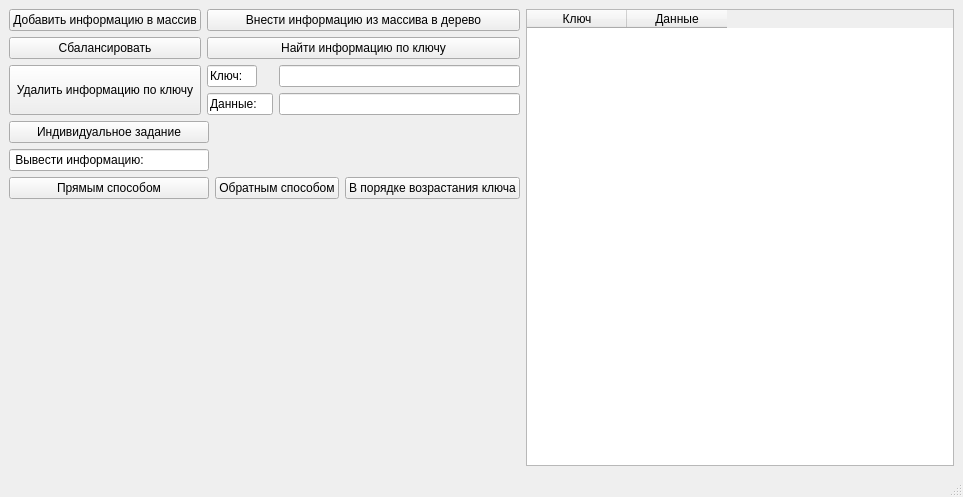
<?xml version="1.0" encoding="UTF-8"?>
<ui version="4.0">
 <class>MainWindow</class>
 <widget class="QMainWindow" name="MainWindow">
  <property name="geometry">
   <rect>
    <x>0</x>
    <y>0</y>
    <width>963</width>
    <height>497</height>
   </rect>
  </property>
  <property name="windowTitle">
   <string>MainWindow</string>
  </property>
  <widget class="QWidget" name="centralwidget">
   <layout class="QHBoxLayout" name="horizontalLayout">
    <item>
     <layout class="QVBoxLayout" name="verticalLayout_2">
      <item>
       <layout class="QVBoxLayout" name="verticalLayout">
        <item>
         <layout class="QGridLayout" name="gridLayout_2">
          <item row="0" column="0">
           <widget class="QPushButton" name="addInfoButton">
            <property name="text">
             <string>Добавить информацию в массив</string>
            </property>
           </widget>
          </item>
          <item row="1" column="1">
           <widget class="QPushButton" name="searchButton">
            <property name="text">
             <string>Найти информацию по ключу</string>
            </property>
           </widget>
          </item>
          <item row="2" column="0">
           <widget class="QPushButton" name="deleteButton">
            <property name="sizePolicy">
             <sizepolicy hsizetype="Minimum" vsizetype="Minimum">
              <horstretch>0</horstretch>
              <verstretch>0</verstretch>
             </sizepolicy>
            </property>
            <property name="text">
             <string>Удалить информацию по ключу</string>
            </property>
           </widget>
          </item>
          <item row="1" column="0">
           <widget class="QPushButton" name="balanceButton">
            <property name="text">
             <string>Сбалансировать</string>
            </property>
           </widget>
          </item>
          <item row="0" column="1">
           <widget class="QPushButton" name="addToTreeButton">
            <property name="text">
             <string>Внести информацию из массива в дерево</string>
            </property>
           </widget>
          </item>
          <item row="2" column="1">
           <layout class="QGridLayout" name="gridLayout">
            <item row="0" column="0">
             <widget class="QLineEdit" name="lineEdit_2">
              <property name="sizePolicy">
               <sizepolicy hsizetype="Expanding" vsizetype="Fixed">
                <horstretch>0</horstretch>
                <verstretch>0</verstretch>
               </sizepolicy>
              </property>
              <property name="minimumSize">
               <size>
                <width>50</width>
                <height>0</height>
               </size>
              </property>
              <property name="maximumSize">
               <size>
                <width>50</width>
                <height>16777215</height>
               </size>
              </property>
              <property name="text">
               <string>Ключ:</string>
              </property>
              <property name="readOnly">
               <bool>true</bool>
              </property>
             </widget>
            </item>
            <item row="0" column="1">
             <widget class="QLineEdit" name="keyLine">
              <property name="inputMask">
               <string>99999</string>
              </property>
              <property name="text">
               <string/>
              </property>
             </widget>
            </item>
            <item row="1" column="0">
             <widget class="QLineEdit" name="lineEdit_3">
              <property name="minimumSize">
               <size>
                <width>66</width>
                <height>0</height>
               </size>
              </property>
              <property name="maximumSize">
               <size>
                <width>66</width>
                <height>16777215</height>
               </size>
              </property>
              <property name="text">
               <string>Данные:</string>
              </property>
             </widget>
            </item>
            <item row="1" column="1">
             <widget class="QLineEdit" name="dataLine"/>
            </item>
           </layout>
          </item>
         </layout>
        </item>
        <item>
         <layout class="QGridLayout" name="gridLayout_3">
          <item row="2" column="2">
           <widget class="QPushButton" name="keyBypassButton">
            <property name="text">
             <string>В порядке возрастания ключа</string>
            </property>
           </widget>
          </item>
          <item row="2" column="1">
           <widget class="QPushButton" name="reverseBypassButton">
            <property name="text">
             <string>Обратным способом</string>
            </property>
           </widget>
          </item>
          <item row="2" column="0">
           <widget class="QPushButton" name="forwardBypassButton">
            <property name="text">
             <string>Прямым способом</string>
            </property>
           </widget>
          </item>
          <item row="1" column="0">
           <widget class="QLineEdit" name="lineEdit_5">
            <property name="minimumSize">
             <size>
              <width>200</width>
              <height>0</height>
             </size>
            </property>
            <property name="maximumSize">
             <size>
              <width>200</width>
              <height>16777215</height>
             </size>
            </property>
            <property name="text">
             <string> Вывести информацию:</string>
            </property>
            <property name="readOnly">
             <bool>true</bool>
            </property>
           </widget>
          </item>
          <item row="0" column="0">
           <widget class="QPushButton" name="forTaskOneButton">
            <property name="text">
             <string>Индивидуальное задание</string>
            </property>
           </widget>
          </item>
         </layout>
        </item>
       </layout>
      </item>
      <item>
       <spacer name="verticalSpacer">
        <property name="orientation">
         <enum>Qt::Vertical</enum>
        </property>
        <property name="sizeHint" stdset="0">
         <size>
          <width>20</width>
          <height>40</height>
         </size>
        </property>
       </spacer>
      </item>
     </layout>
    </item>
    <item>
     <widget class="QTableWidget" name="treeWidget">
      <column>
       <property name="text">
        <string>Ключ</string>
       </property>
      </column>
      <column>
       <property name="text">
        <string>Данные</string>
       </property>
      </column>
     </widget>
    </item>
   </layout>
  </widget>
  <widget class="QMenuBar" name="menubar">
   <property name="geometry">
    <rect>
     <x>0</x>
     <y>0</y>
     <width>963</width>
     <height>25</height>
    </rect>
   </property>
  </widget>
  <widget class="QStatusBar" name="statusbar"/>
 </widget>
 <resources/>
 <connections/>
</ui>
